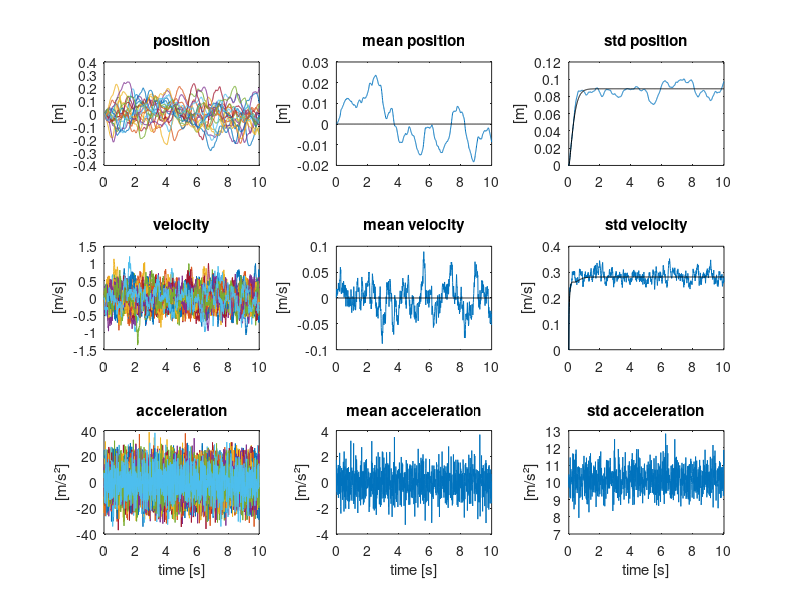
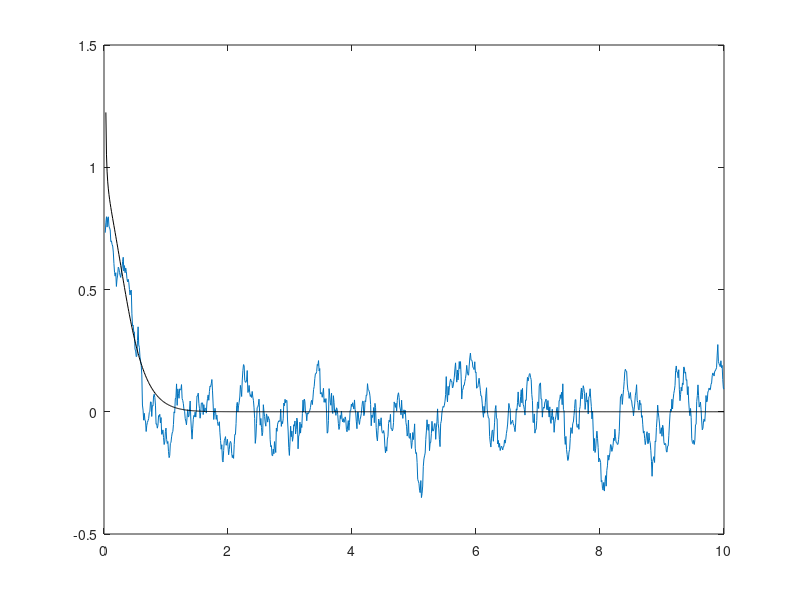

MATLAB code to generate these figures, in order:
clear all; close all; clc;

% 1D pointmass (mass = m) perturbed by a random (Gaussian) force (F)
% dx/dt = xdot
% dxdot/dt = F/m

% We approximate the evolution of the full stochastic system over 3s by performing
% Monte Carlo simulations (nr_sim simulations). We use a simple forward Euler
% integration scheme with a timestep of 10ms.
T = 10; dt = 0.01; N = ceil(T/dt); t = 0:dt:T;
m = 1; nr_sim = 100; plotted_index = ceil(nr_sim/20);
x_sim = NaN(nr_sim,N+1); x_sim(:,1) = 0;
xdot_sim = NaN(nr_sim,N+1); xdot_sim(:,1) = 0;
acc_i = NaN(nr_sim,N); 
F_var_spectral = 1; % 1 N².t
K = -10;
D = -2*sqrt(abs(K));
% Perturbation force drawn from a random distribution. Discretized form the
% (continuous) spectral density.
F = sqrt(F_var_spectral/dt)*randn(nr_sim,N);
for i = 1:N
    x_sim(:,i+1) = x_sim(:,i) + xdot_sim(:,i)*dt;
    acc_i(:,i) = (F(:,i)+K*x_sim(:,i)+D*xdot_sim(:,i))/m;
    xdot_sim(:,i+1) = xdot_sim(:,i) + (acc_i(:,i))*dt;
end

% Computing mean and covariance propagation based on Lyapunov equations
sigma_W = F_var_spectral;
A = [0 1; K/m D/m];
B = [0; 0];
C = [0; 1/m];
P_0 = zeros(2,2);
P = NaN(2,2,N+1); P(:,:,1) = P_0;
x_mean = NaN(1,N+1); x_mean(1,1) = 0;
xdot_mean = NaN(1,N+1); xdot_mean(1,1) = 0;
for i = 1:N
    state_next = (1+A*dt)*[x_mean(1,i);xdot_mean(1,i)];
    x_mean(1,i+1) = state_next(1); xdot_mean(1,i+1) = state_next(2);
    
    Pdot = A*P(:,:,i) + P(:,:,i)*A' + C*sigma_W*C';
    P(:,:,i+1) = P(:,:,i) + dt*Pdot;
end


figure()
subplot(3,3,1)
plot(t,x_sim(1:plotted_index:end,:)');
ylabel('[m]');
title('position');
subplot(3,3,2)
plot(t,mean(x_sim)); hold on;
plot(t,x_mean,'k');
ylabel('[m]');
title('mean position');
subplot(3,3,3)
plot(t,std(x_sim)); hold on;
plot(t, sqrt(squeeze(P(1,1,:))), 'k');
ylabel('[m]');
title('std position');
subplot(3,3,4)
plot(t,xdot_sim(1:plotted_index:end,:)');
ylabel('[m/s]');
title('velocity');
subplot(3,3,5)
plot(t,mean(xdot_sim)); hold on;
plot(t,xdot_mean,'k');
ylabel('[m/s]');
title('mean velocity');
subplot(3,3,6)
plot(t,std(xdot_sim));
ylabel('[m/s]');
title('std velocity'); hold on;
plot(t, sqrt(squeeze(P(2,2,:))), 'k');
subplot(3,3,7)
plot(t(1:end-1),acc_i(1:plotted_index:end,:)');
ylabel('[m/s²]');
xlabel('time [s]')
title('acceleration');
subplot(3,3,8)
plot(t(1:end-1),mean(acc_i));
ylabel('[m/s²]');
xlabel('time [s]')
title('mean acceleration');
subplot(3,3,9)
plot(t(1:end-1),std(acc_i));
ylabel('[m/s²]');
xlabel('time [s]')
title('std acceleration');

for i = 1:N+1
P_sim(:,:,i) = cov(x_sim(:,i),xdot_sim(:,i));
end
figure()
plot(t, squeeze(P_sim(1,2,:))./(sqrt(squeeze(P_sim(1,1,:))).*sqrt(squeeze(P_sim(2,2,:))))); hold on;
plot(t, squeeze(P(1,2,:))./(sqrt(squeeze(P(1,1,:))).*sqrt(squeeze(P(2,2,:)))), 'k');
